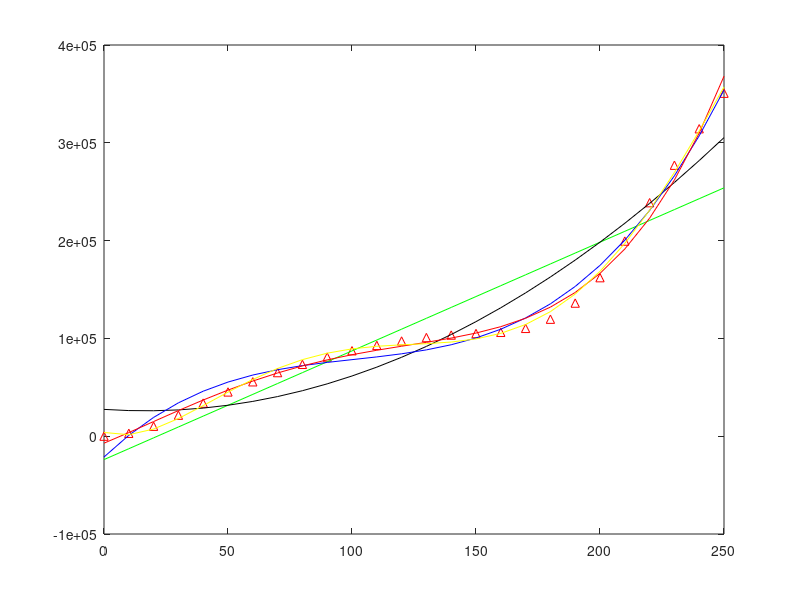
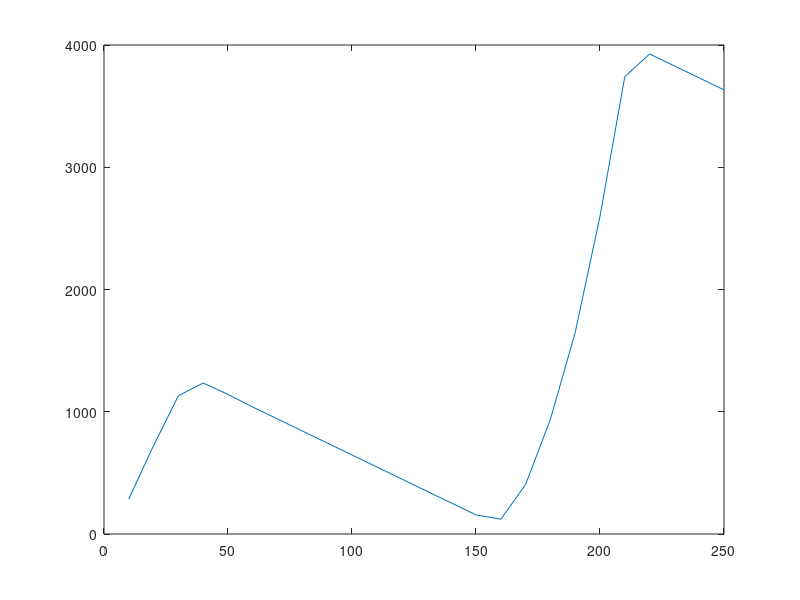
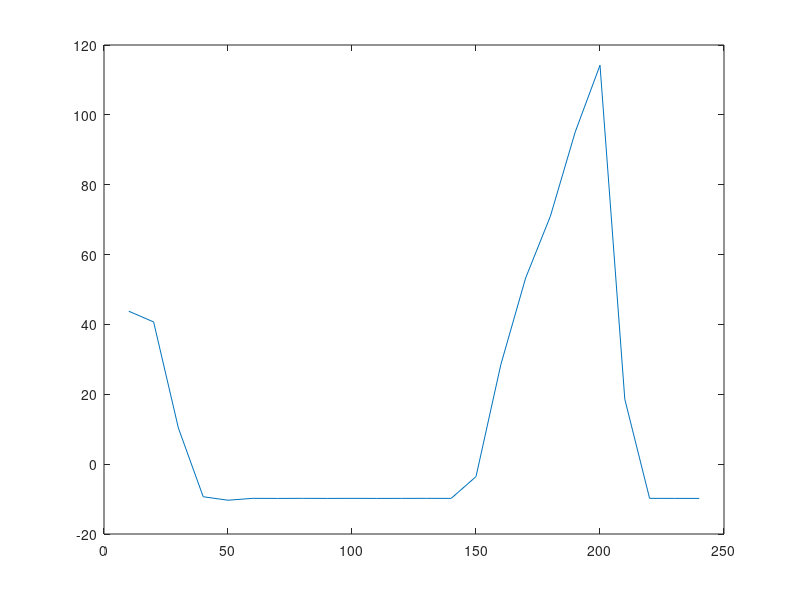

MATLAB code for these plots, in order:
% 15.10	The following data set represents the time and altitude values for
% a sounding rocket that is performing high-altitude atmospheric research
% on the ionosphere.
clear
clc
close all
% Time, sec     Altitude, m
vals = [   0		     60
         10				  2926
         20				 10170
        30				 21486
        40				 33835
        50				 45251
        60				 55634
        70				 65038
        80				 73461
        90				 80905
        100				 87368
        110				 92852
        120				 97355
        130				100878
        140				103422
        150				104986
        160				106193
        170				110246
        180				119626
        190				136106
        200				162095
        210				199506
        220				238775
        230				277065
        240				314375
        250				350704 ]
t = vals(:,1)'
alt = vals(:,2)'
plot(t, alt, 'r^')
clr = 'gkbry';
hold on
% a.	Determine the equation that best represents the data, using the
% interactive curve fitting tools available in MATLAB 7.
for fit = 1:5
    coeff = polyfit(t, alt, fit);
    plot(t, polyval(coeff, t), clr(fit) )
end
% b.	Plot the altitude data. The velocity function is the derivative of
% the altitude function. Using numerical differentiation, compute the
% velocity values from the data, using a backward difference. Plot the
% velocity data. (Note that the rocket is a two-stage rocket.)
figure
dt = diff(t)
vel = diff(alt)./dt
plot(t(2:end), vel)

% c.	The acceleration function is the derivative of the velocity
% function. Using the velocity data determined from part (b), compute the
% acceleration data using backward difference. Plot the acceleration data.

acc = diff(vel)./dt(1:end-1)
figure
plot(t(2:end-1), acc)
